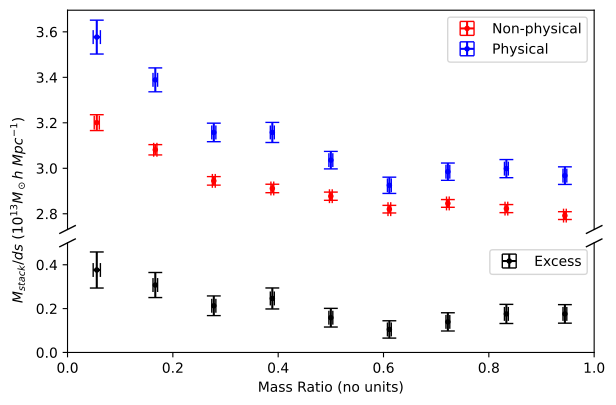

Write the Python code that produced this figure.
# -*- coding: utf-8 -*-
"""
Created on Thu May 15 16:45:20 2025

@author: Student
"""

# -*- coding: utf-8 -*-
"""
Created on Thu May 15 13:39:09 2025

@author: Student
"""

import matplotlib.pyplot as plt
from matplotlib.colors import LogNorm
import numpy as np
from scipy.ndimage import gaussian_filter



#MR
Nx_count = np.loadtxt("Nx_count_ds3.csv", delimiter=",")
Nx_count2 = np.loadtxt("Nx_count_ds4.csv", delimiter=",")

Px_count = np.loadtxt("Px_count_ds3.csv", delimiter=",")
Px_count2 = np.loadtxt("Px_count_ds4.csv", delimiter=",")

Nx_val = np.loadtxt("Nx_val_ds3.csv", delimiter=",")
Nx_val2 = np.loadtxt("Nx_val_ds4.csv", delimiter=",")

Px_val = np.loadtxt("Px_val_ds3.csv", delimiter=",")
Px_val2 = np.loadtxt("Px_val_ds4.csv", delimiter=",")

Nerrors_x = np.loadtxt("Nerrors_x_ds3.csv", delimiter=",")
Nerrors_x2 = np.loadtxt("Nerrors_x_ds4.csv", delimiter=",")

Perrors_x = np.loadtxt("Perrors_x_ds3.csv", delimiter=",")
Perrors_x2 = np.loadtxt("Perrors_x_ds4.csv", delimiter=",")

Nerrors_y = np.loadtxt("Nerrors_y_ds3.csv", delimiter=",")
Nerrors_y2 = np.loadtxt("Nerrors_y_ds4.csv", delimiter=",")

Perrors_y = np.loadtxt("Perrors_y_ds3.csv", delimiter=",")
Perrors_y2 = np.loadtxt("Perrors_y_ds4.csv", delimiter=",")

Pmidss_MR = np.loadtxt("Pmidss_ds3.csv", delimiter=",")
Nmidss_MR = np.loadtxt("Nmidss_ds3.csv", delimiter=",")
#errors_x2 = np.loadtxt("errors_x_MR (2).csv", delimiter=",")


MRlim1 = 2.75*10**13
MRlim2 = 3.7*10**13

MRlim3 = 4
MRlim4 = 5.2

excessER=(Nerrors_y2**2+Perrors_y2**2)**0.5
excess=Px_val2/Px_count2-Nx_val2/Nx_count2


fig, (ax1,ax2) = plt.subplots(2,1,sharex=True,gridspec_kw={'height_ratios': [2, 1]})
fig.tight_layout(h_pad=0.01)


ax1.errorbar(Nmidss_MR, Nx_val2/Nx_count2/10**13, xerr=Nerrors_x2, yerr=Nerrors_y2/10**13,color = 'red', fmt='.', capsize=5, label='Non-physical')  #gives errors if divide by 0
ax1.errorbar(Pmidss_MR, Px_val2/Px_count2/10**13, xerr=Perrors_x2, yerr=Perrors_y2/10**13, fmt='.',color = 'blue', capsize=5, label='Physical')
ax1.set_xlim([0,1])
ax1.set_xlim([2.7,3.7])


ax2.errorbar(Pmidss_MR, excess/10**13, xerr=Perrors_x, yerr=excessER/10**13, fmt='.',color = 'black', capsize=5, label='Excess')  #gives errors if divide by 0
ax2.set_ylim([0,0.5])
#ax2.set_yticks([0,.5])
ax2.set_xlim([0,1])
 

ax2.legend()
ax1.legend()

ax1.tick_params(
    axis='x',          # changes apply to the x-axis
    which='both',      # both major and minor ticks are affected
    bottom=False,      # ticks along the bottom edge are off
    top=False,         # ticks along the top edge are off
    labelbottom=False) # labels along the bottom edge are off
ax1.spines.bottom.set_visible(False)
ax2.spines.top.set_visible(False)
#ax1.xaxis.tick_top()
#ax1.tick_params(labeltop=False)  # don't put tick labels at the top
ax2.xaxis.tick_bottom()

d = .5  # proportion of vertical to horizontal extent of the slanted line
kwargs = dict(marker=[(-1, -d), (1, d)], markersize=12,
              linestyle="none", color='k', mec='k', mew=1, clip_on=False)
ax1.plot([0, 1], [0, 0], transform=ax1.transAxes, **kwargs)
ax2.plot([0, 1], [1, 1], transform=ax2.transAxes, **kwargs)


plt.xlabel('Mass Ratio (no units)')
plt.ylabel('$M_{stack}/ds$ ($10^{13}M_\odot h$ $Mpc^{-1}$)')
ax2.yaxis.set_label_coords(-0.075,1.3)

ax1.set_xlim(0,1)
ax2.set_xlim(0,1)


plt.savefig('M-ds-MR.pdf', dpi=1200,bbox_inches='tight')
